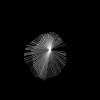
Frame 1 (no input)
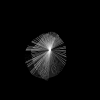
Frame 60 (no input)
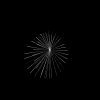
Frame 120 (the mouse pressed at the canvas centre since frame 60)

The p5.js sketch that drew these frames (run headless with seeded random() and noise() and a simulated clock; from frame 60 on, the mouse is pressed at the canvas centre):

// p5.js sketch
// ── sketch.js


function setup() {
	createCanvas(width, height);
	background(0);
}

function draw() {
	fill(0)
	rect(0,0,width,height)
	push()
	translate(width/2,height/2)
	let spin = map(mouseX,0,width,1,10,true)
	for(let x=0;x<width*3;x+=spin){
		push()
		noStroke()
		fill(255)
		rotate(noise(x/100,frameCount/2000,mouseX/100+frameCount/200)+sin(100)+x/30)
		scale(noise(x/100,frameCount/2000,mouseX/100+frameCount/300)/2+2)
		let y =height/5*noise(x/100,frameCount/2000,mouseX/500)
    fill(255,100)
    circle((x/10),150,noise(x))
    fill(255,150)
    circle((x/10),200,noise(x)+0.2)
    fill(255,250)
    circle((x/10),250,noise(x/500)+0.8)
    rect(0,0,0.05,y)
	
		pop()
	}
	
}
